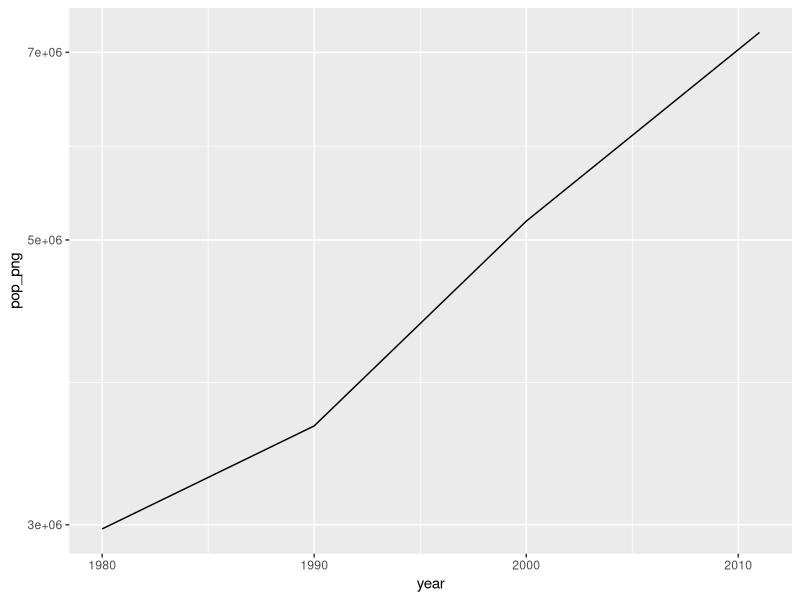

This figure's R source:
library(tidyverse)

# an odd thing about PNG numbers is that allegedly Moresby has stayed at 5%
# of the country's population even as the population more than doubled in size
# ie moresby growing at the same rate a sthe rest of the country.

# 1980, 1990 and 2000 taken from https://spccfpstore1.blob.core.windows.net/digitallibrary-docs/files/5f/5f5e4d2ffe6c53ae19cf5f90dc2cf9d0.pdf?sv=2015-12-11&sr=b&sig=eN5jB9ZdCIhbi5M6slfv1yg5O%2FSr3SxeTsnI8ftM2E8%3D&se=2023-12-25T05%3A03%3A38Z&sp=r&rscc=public%2C%20max-age%3D864000%2C%20max-stale%3D86400&rsct=application%2Fpdf&rscd=inline%3B%20filename%3D%22PNG_2000_Census_National_Report.pdf%22
# or you can get them all from https://spccfpstore1.blob.core.windows.net/digitallibrary-docs/files/f2/f29f4484aeb618921dc4511a3b7ee617.pdf?sv=2015-12-11&sr=b&sig=2gL%2FO2P%2FEYbTssywPAem6GyY8BymOSOJmss%2FzcGDPlc%3D&se=2023-12-25T05%3A08%3A18Z&sp=r&rscc=public%2C%20max-age%3D864000%2C%20max-stale%3D86400&rsct=application%2Fpdf&rscd=inline%3B%20filename%3D%22PNG_2011_Census_National_Report.pdf%22 
# the 1980 and 1990 pop figures for NCD are on the map at https://spccfpstore1.blob.core.windows.net/digitallibrary-docs/files/98/98db7955a63f8367b3ec74354862b733.pdf?sv=2015-12-11&sr=b&sig=QtGIpV6hE6xDNdUrslZDyDOHRYuGFIrPXkyOVhVJofA%3D&se=2023-12-25T05%3A13%3A20Z&sp=r&rscc=public%2C%20max-age%3D864000%2C%20max-stale%3D86400&rsct=application%2Fpdf&rscd=inline%3B%20filename%3D%22PNG_1990_Census_Population_Distribution_Map_by_Province.pdf%22
png <- tibble(
  year = c(1980, 1990, 2000, 2011),
  pop_png = c(2978057, 3582333, 5171548, 7254442),
  prop_ncd = c(NA, NA, 4.9, 5) / 100,
  pop_ncd = c(123624, 195570, NA, NA)
) |>
  mutate(pop_ncd = if_else(is.na(pop_ncd), pop_png * prop_ncd, pop_ncd),
         prop_ncd = if_else(is.na(prop_ncd), pop_ncd / pop_png, prop_ncd))
png

png |>
  ggplot(aes(x = year, y = pop_png)) +
  geom_line() +
  scale_y_log10()
